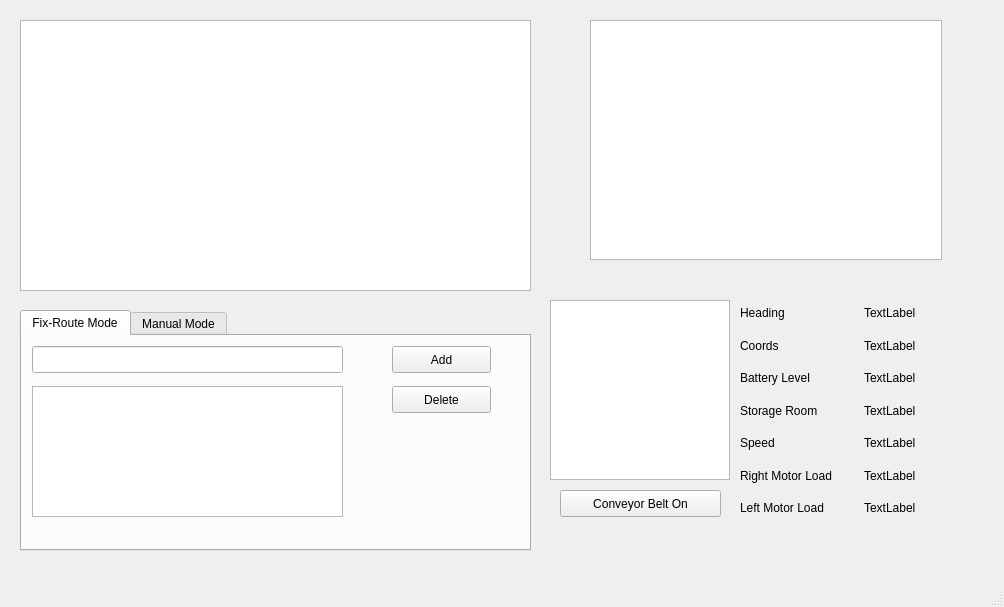
<?xml version="1.0" encoding="UTF-8"?>
<ui version="4.0">
 <class>MainWindow</class>
 <widget class="QMainWindow" name="MainWindow">
  <property name="enabled">
   <bool>true</bool>
  </property>
  <property name="geometry">
   <rect>
    <x>0</x>
    <y>0</y>
    <width>1004</width>
    <height>607</height>
   </rect>
  </property>
  <property name="windowTitle">
   <string>Garbage Collecting Boat</string>
  </property>
  <property name="animated">
   <bool>true</bool>
  </property>
  <widget class="QWidget" name="centralwidget">
   <widget class="QWidget" name="horizontalLayoutWidget">
    <property name="geometry">
     <rect>
      <x>20</x>
      <y>20</y>
      <width>511</width>
      <height>271</height>
     </rect>
    </property>
    <layout class="QHBoxLayout" name="horizontalLayout">
     <item>
      <widget class="QGraphicsView" name="graphicsView_map"/>
     </item>
    </layout>
   </widget>
   <widget class="QWidget" name="verticalLayoutWidget">
    <property name="geometry">
     <rect>
      <x>20</x>
      <y>310</y>
      <width>511</width>
      <height>241</height>
     </rect>
    </property>
    <layout class="QVBoxLayout" name="verticalLayout">
     <item>
      <widget class="QTabWidget" name="tabWidget">
       <property name="currentIndex">
        <number>0</number>
       </property>
       <widget class="QWidget" name="tab1">
        <attribute name="title">
         <string>Fix-Route Mode</string>
        </attribute>
        <widget class="QListView" name="listView">
         <property name="geometry">
          <rect>
           <x>10</x>
           <y>50</y>
           <width>311</width>
           <height>131</height>
          </rect>
         </property>
        </widget>
        <widget class="QPushButton" name="pushButton_add">
         <property name="geometry">
          <rect>
           <x>370</x>
           <y>10</y>
           <width>99</width>
           <height>27</height>
          </rect>
         </property>
         <property name="text">
          <string>Add</string>
         </property>
        </widget>
        <widget class="QPushButton" name="pushButton_delete">
         <property name="geometry">
          <rect>
           <x>370</x>
           <y>50</y>
           <width>99</width>
           <height>27</height>
          </rect>
         </property>
         <property name="text">
          <string>Delete</string>
         </property>
        </widget>
        <widget class="QLineEdit" name="lineEdit">
         <property name="geometry">
          <rect>
           <x>10</x>
           <y>10</y>
           <width>311</width>
           <height>27</height>
          </rect>
         </property>
        </widget>
       </widget>
       <widget class="QWidget" name="tab2">
        <attribute name="title">
         <string>Manual Mode</string>
        </attribute>
        <widget class="QPushButton" name="pushButton_forward">
         <property name="geometry">
          <rect>
           <x>200</x>
           <y>40</y>
           <width>99</width>
           <height>41</height>
          </rect>
         </property>
         <property name="text">
          <string>Forward</string>
         </property>
        </widget>
        <widget class="QPushButton" name="pushButton_left">
         <property name="geometry">
          <rect>
           <x>60</x>
           <y>110</y>
           <width>99</width>
           <height>41</height>
          </rect>
         </property>
         <property name="text">
          <string>Left</string>
         </property>
        </widget>
        <widget class="QPushButton" name="pushButton_right">
         <property name="geometry">
          <rect>
           <x>340</x>
           <y>110</y>
           <width>99</width>
           <height>41</height>
          </rect>
         </property>
         <property name="text">
          <string>Right</string>
         </property>
        </widget>
        <widget class="QPushButton" name="pushButton_backword">
         <property name="geometry">
          <rect>
           <x>200</x>
           <y>110</y>
           <width>99</width>
           <height>41</height>
          </rect>
         </property>
         <property name="text">
          <string>Backword</string>
         </property>
        </widget>
       </widget>
      </widget>
     </item>
    </layout>
   </widget>
   <widget class="QWidget" name="gridLayoutWidget">
    <property name="geometry">
     <rect>
      <x>740</x>
      <y>300</y>
      <width>241</width>
      <height>221</height>
     </rect>
    </property>
    <layout class="QGridLayout" name="gridLayout">
     <item row="5" column="0">
      <widget class="QLabel" name="label_right_motor">
       <property name="text">
        <string>Right Motor Load</string>
       </property>
      </widget>
     </item>
     <item row="0" column="0">
      <widget class="QLabel" name="label_heading">
       <property name="text">
        <string>Heading</string>
       </property>
      </widget>
     </item>
     <item row="2" column="1">
      <widget class="QLabel" name="label_battery_info">
       <property name="text">
        <string>TextLabel</string>
       </property>
      </widget>
     </item>
     <item row="5" column="1">
      <widget class="QLabel" name="label_right_motor_info">
       <property name="text">
        <string>TextLabel</string>
       </property>
      </widget>
     </item>
     <item row="4" column="0">
      <widget class="QLabel" name="label_speed">
       <property name="text">
        <string>Speed</string>
       </property>
      </widget>
     </item>
     <item row="0" column="1">
      <widget class="QLabel" name="label_heading_info">
       <property name="text">
        <string>TextLabel</string>
       </property>
      </widget>
     </item>
     <item row="1" column="0">
      <widget class="QLabel" name="label_coords">
       <property name="text">
        <string>Coords</string>
       </property>
      </widget>
     </item>
     <item row="1" column="1">
      <widget class="QLabel" name="label_coords_info">
       <property name="text">
        <string>TextLabel</string>
       </property>
      </widget>
     </item>
     <item row="4" column="1">
      <widget class="QLabel" name="label_speed_info">
       <property name="text">
        <string>TextLabel</string>
       </property>
      </widget>
     </item>
     <item row="3" column="1">
      <widget class="QLabel" name="label_storage_info">
       <property name="text">
        <string>TextLabel</string>
       </property>
      </widget>
     </item>
     <item row="3" column="0">
      <widget class="QLabel" name="label_storage">
       <property name="text">
        <string>Storage Room</string>
       </property>
      </widget>
     </item>
     <item row="2" column="0">
      <widget class="QLabel" name="label_battery">
       <property name="text">
        <string>Battery Level</string>
       </property>
      </widget>
     </item>
     <item row="6" column="0">
      <widget class="QLabel" name="label_left_motor">
       <property name="text">
        <string>Left Motor Load</string>
       </property>
      </widget>
     </item>
     <item row="6" column="1">
      <widget class="QLabel" name="label_1left_motor_info">
       <property name="text">
        <string>TextLabel</string>
       </property>
      </widget>
     </item>
    </layout>
   </widget>
   <widget class="QGraphicsView" name="graphicsView_Compass">
    <property name="geometry">
     <rect>
      <x>550</x>
      <y>300</y>
      <width>180</width>
      <height>180</height>
     </rect>
    </property>
   </widget>
   <widget class="QGraphicsView" name="graphicsView_camera">
    <property name="geometry">
     <rect>
      <x>590</x>
      <y>20</y>
      <width>352</width>
      <height>240</height>
     </rect>
    </property>
   </widget>
   <widget class="QPushButton" name="pushButton_belt">
    <property name="geometry">
     <rect>
      <x>560</x>
      <y>490</y>
      <width>161</width>
      <height>27</height>
     </rect>
    </property>
    <property name="text">
     <string>Conveyor Belt On</string>
    </property>
   </widget>
  </widget>
  <widget class="QMenuBar" name="menubar">
   <property name="geometry">
    <rect>
     <x>0</x>
     <y>0</y>
     <width>1004</width>
     <height>25</height>
    </rect>
   </property>
  </widget>
  <widget class="QStatusBar" name="statusbar"/>
 </widget>
 <resources/>
 <connections/>
</ui>
